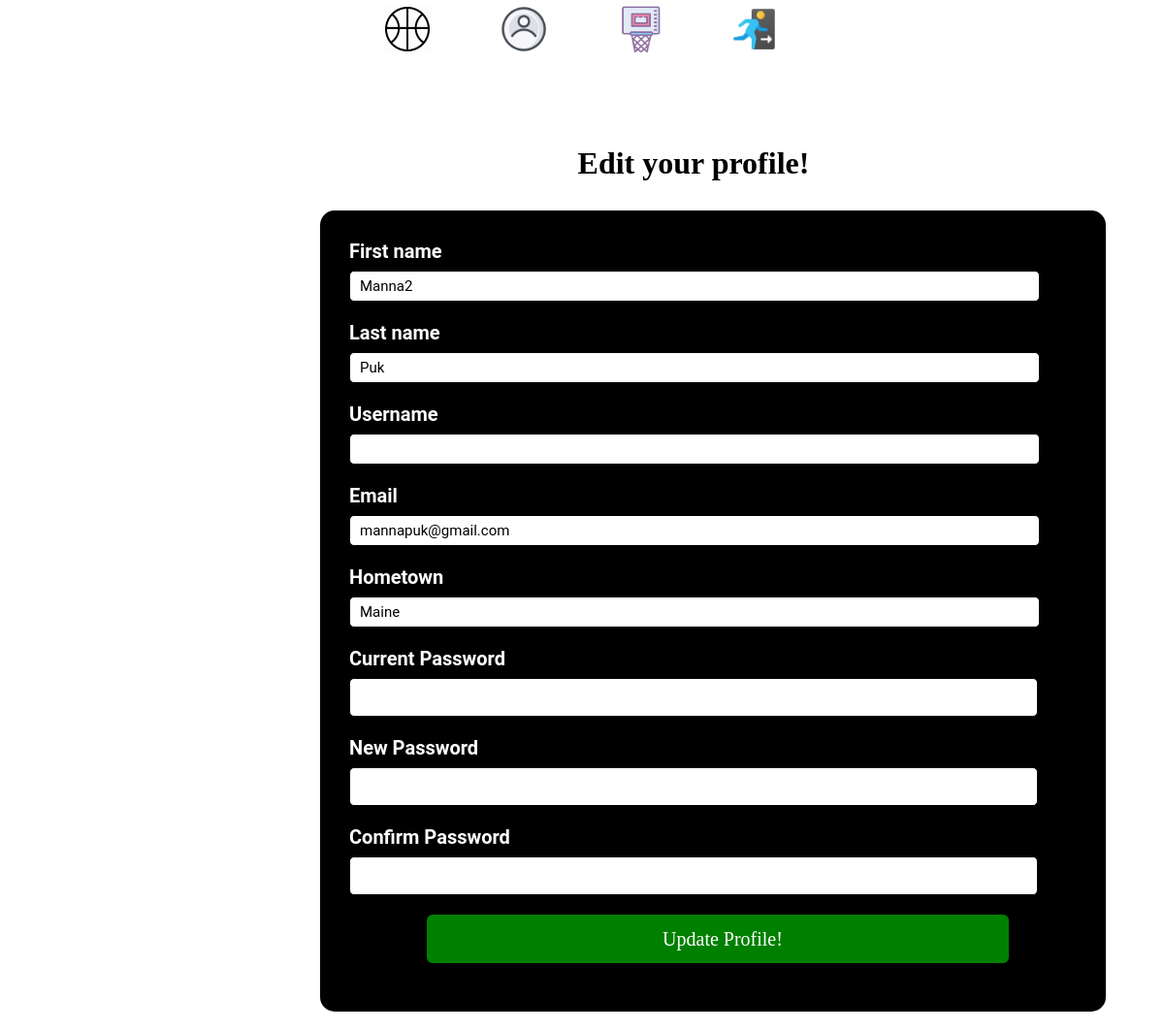
The page /profile/2 on the database its author committed.
### PickupApp/models.py (models this page shows)
class User(models.Model):
    first_Name = models.CharField(max_length=45)
    last_Name = models.CharField(max_length=45)
    age = models.IntegerField()
    hometown  = models.CharField(max_length=45)
    username = models.CharField(max_length=45)
    email = models.TextField()
    password = models.TextField(max_length=45)
    courts = models.ManyToManyField(Court, related_name='players')
    created_at = models.DateTimeField(auto_now_add=True)
    updated_at = models.DateTimeField(auto_now=True)
    objects = UserManager()

### PickupApp/views.py (the view)
# urls.py: path('profile/<int:the_userInfo_id>', views.edit),
def edit(request, the_userInfo_id ):
    context = {
        'UserEditid' : User.objects.get(id=the_userInfo_id)
    }
    return render(request,'profile.html', context )

### PickupApp/templates/profile.html (shortened to what this page needs)
<!DOCTYPE html>
<html lang="en">
<head>
    {% load static %}
    <link rel="stylesheet" href="{% static 'profile.css' %}">
</head>
<body>
    <div id = 'wrapper'>
            <header>
                <nav>
                    <ul class=nav_links >
                    <li><a href ='/user/success'><img src='{% static "images/ball2.gif" %}'></a></li>
                    <li> <a href ='/profile/{{UserEditid.id}}'> <img src='{% static "images/prof.png" %}' ></a</li>
                    <li> <a href ='/AllCourt'><img src='{% static "images/hoop.png" %}'> </a></li>
                    <li><a href ='/user/logout' > <img src='{% static "images/log.png" %}'></a></li>
                    </ul>
                </nav>
            </div>
        <div class='bannerarea'>
            <h1>Edit your profile!</h1>
            <form action='/ProfileUpdate/{{UserEditid.id}}' method="POST">
            <label>First name
                <input type = 'text' name= 'EUserFname' value ='{{UserEditid.first_Name }}'>
            </label>
            <label>Last name
                <input type = 'text' name= 'EUserLname' value= '{{UserEditid.last_Name}}'>
            </label>
            <label>Username
                <input type = 'text' name= 'UserUsername' value ='{{UserEditid.username}}'>
            </label>
            <label>Email
                <input type = 'text' name= 'EUserMail'  value ='{{UserEditid.email}}'>
            </label>
            <label> Hometown
                <input type = 'text' name= 'UserHometown' value ='{{UserEditid.hometown}}'>
            </label>
            <label> Current Password
                <input type = 'password' name= 'oldpass' >
            </label>
            <label> New Password
                <input type = 'password' name= 'newpass' >
            </label>
            <label>Confirm Password
                <input type = 'password' name= 'newconfirmPass'>
            </label>
            <input type='submit' value='Update Profile!'>
        </div>
</body>
</html>

### PickupApp/static/profile.css (style rules this page uses)
* { margin:0; padding:0; }
#wrapper { width:100%; }
header { height: 110px; background: white; width: 100%; z-index: 12; position: fixed; margin: auto; }
.nav_links { list-style: none; padding: 0px 20px; display: flex; justify-content: center; }
.nav_links li a { transition: all 0.3s ease 0s ; }
h1 { margin-left: 0px; text-align: center ; padding-top: 150px;; }
.bannerarea { width: 950px; margin-left: 240px;; top: 130px; }
img { width: 50px; height: 50px; margin-top: 5px; margin-left: 35px; margin-right: 35px; }
form { width:800px; margin: 30px 20px 20px 90px; background-color:black; padding-top: 10px; border-radius: 15px; padding-left: 10px; padding-bottom: 50px; }
label { display: block; margin: 20px; font-family:Roboto ; font-size: 20px; font-weight: 700; color: white; }
input[type=submit] { display: block; margin:auto; padding-bottom: auto; border-radius: 6px; background-color: green; border: 2px; font-size: 20px; width: 600px; height: 50px; color: white; }
input[type=text] { display: block; margin-top:8px; width: 700px; height: 30px; border: 1px solid black; }
input[type=password] { display: block; margin-top:8px; width: 700px; height: 30px; border: 1px solid black; padding: 4px; }
input, textarea { margin: 0; font-family: inherit; font-size: 15px; line-height: inherit; padding-left: 10px ; border-radius: 5px; }

### rows shown on the page
User: EUserFname "Manna2", EUserLname "Puk", EUserMail "mannapuk@gmail.com", UserHometown "Maine"
